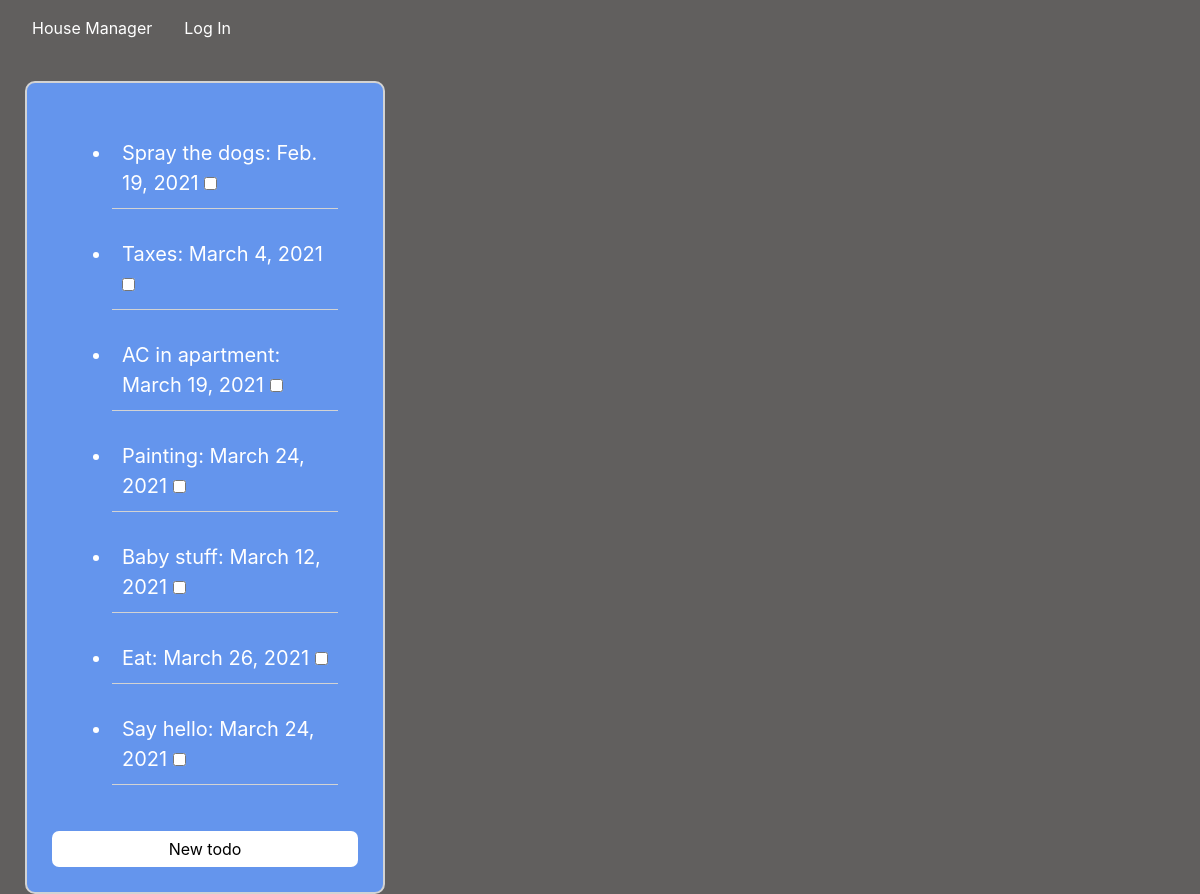
Screenshot of /todo with the database file from the repository.
### housemanager/models.py (models this page shows)
class Todo(models.Model):
    todo = models.CharField(max_length = 200)
    done = models.BooleanField(default=False)
    todo_date = models.DateField(default=datetime.now, blank=True)
    dogs_todo = models.ManyToManyField(Dogs, related_name="Dogs_todo", blank=True)
    baby_todo = models.ManyToManyField(Baby, related_name="Baby_todo", blank=True)
    def __str__(self):
        return f"{self.todo}"

### housemanager/views.py (the view)
# urls.py: path("todo", views.todo, name="todo"),
def todo(request):
    todolist = Todo.objects.all()
    print(todolist)
    return render(request, "housemanager/todo.html", {
        "todo": todolist
    })

### housemanager/templates/housemanager/todo.html (shortened to what this page needs)
{% extends "housemanager/layout.html" %}
{% load static %}
{% block body %}
    <div id="todolist">
        <ul id="ullist">
            {% for todo in todo%}
            <li data-id={{todo.id}} id="listitem" class="listitem">
                    {{todo.todo}}:
                    {{todo.todo_date}}
                    <input data-id={{todo.id}} type="checkbox" id="todo-done">
            </li>
            {% endfor%}
        </ul>
        <button class="btn btn-primary" id="create-todo">
            New todo
        </button>
    </div>
{% endblock %}

### housemanager/static/housemanager/styles.css (style rules this page uses)
html, body { background-color: #615f5e; margin: 0; padding: 0; display: block; }
#todolist { background-color:cornflowerblue; width: 30%; margin: 25px; padding: 25px; border-radius: 10px; position: absolute; display: flex; flex-wrap: wrap; flex-direction: column; border: 2px solid lightgray; }
.listitem { font-size: 20px; padding: 10px; color: white; margin: 20px; border-bottom: 1px solid lightgray; }
#create-todo { background-color: white; color: black; border: none; border-radius: 7px; margin-top: 10px; }

### rows the page displays
Todo: todo "Spray the dogs", todo_date "Feb. 19, 2021"
Todo: todo "Taxes", todo_date "March 4, 2021"
Todo: todo "AC in apartment", todo_date "March 19, 2021"
Todo: todo "Painting", todo_date "March 24, 2021"
Todo: todo "Baby stuff", todo_date "March 12, 2021"
Todo: todo "Eat", todo_date "March 26, 2021"
Todo: todo "Say hello", todo_date "March 24, 2021"
